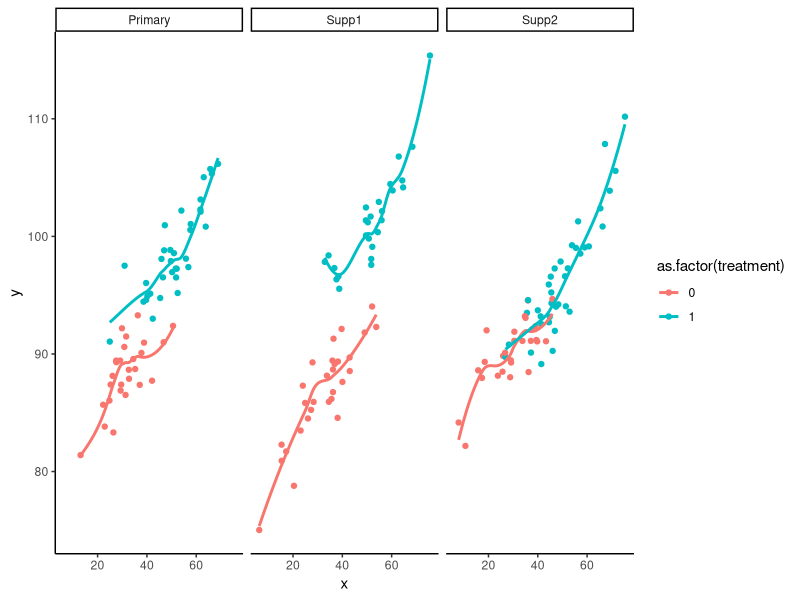

Generate this figure with R: (Note: this script raises an error after producing the figure.)
set.seed(322)

n <- 60
ns <- 3
N <- ns * n

A <- rbinom(N, 1, 0.5)
s <- c("Primary", "Supp1", "Supp2")
S <- sample(s, N, replace = TRUE)
o <- c(0, -1, 1)[match(S, s)]

X <- rnorm(N, 30 + 20 * A, sd = 10)

Y0 <- rnorm(N, 72 + 3 * sqrt(X) + o * 2, 2)
Y1 <- rnorm(N, 90 + exp(0.04 * X) - o * 2, 2)
Y <- A * Y1 + (1 - A) * Y0

adapt <- data.frame(
  y = Y,
  x = X,
  source = S,
  # treatment = factor(A)
  treatment = A
)

adapt <- adapt[order(adapt$source), ]
rownames(adapt) <- NULL

library(ggplot2)
ggplot(data = adapt, mapping = aes(x = x, y = y, color = as.factor(treatment))) +
  geom_point() +
  geom_smooth(se = FALSE) +
  facet_wrap(~ source) +
  theme_classic()

save("adapt", file = "./data/adapt.RData")
